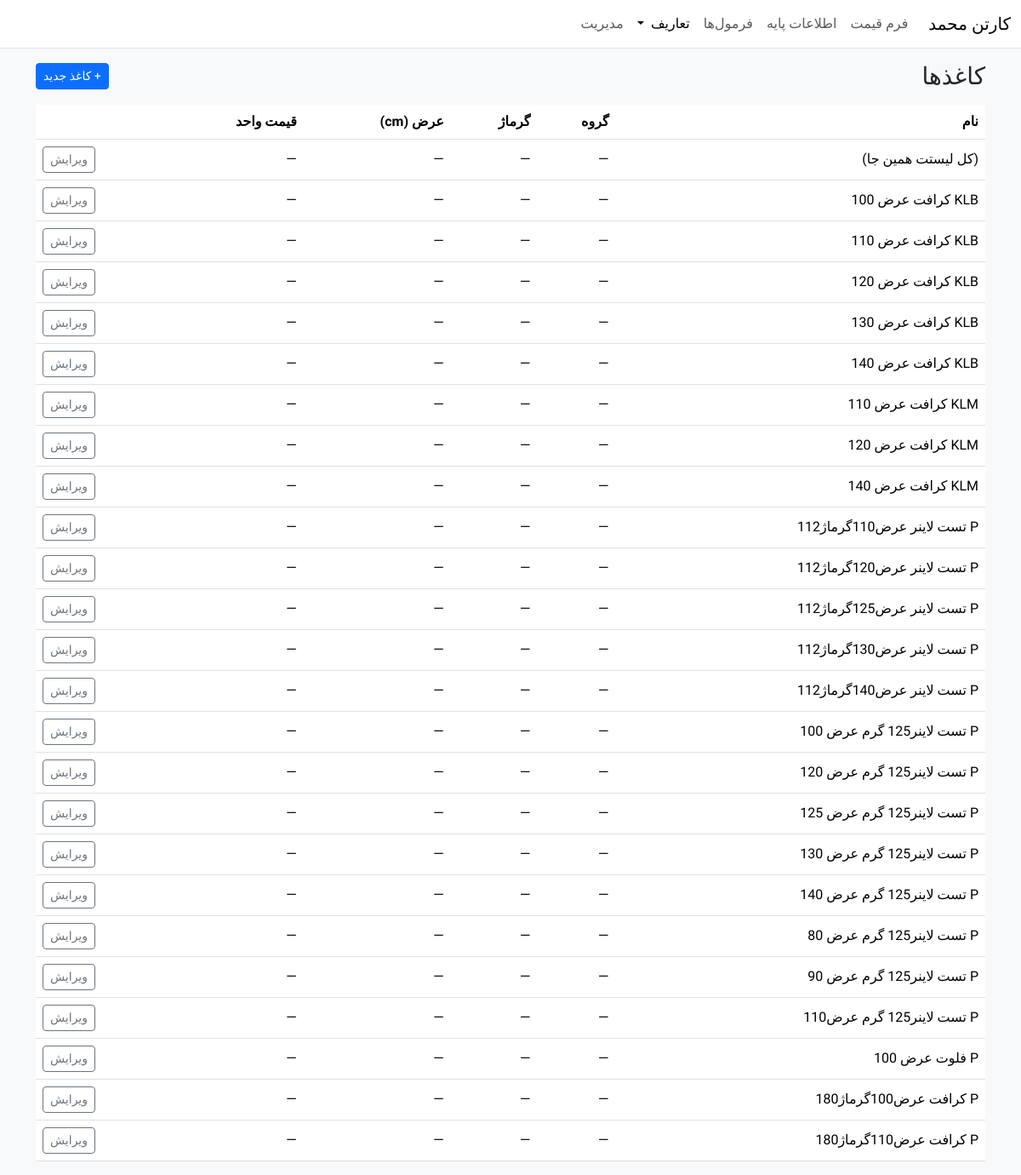
The page /papers/ on the database as committed earlier.
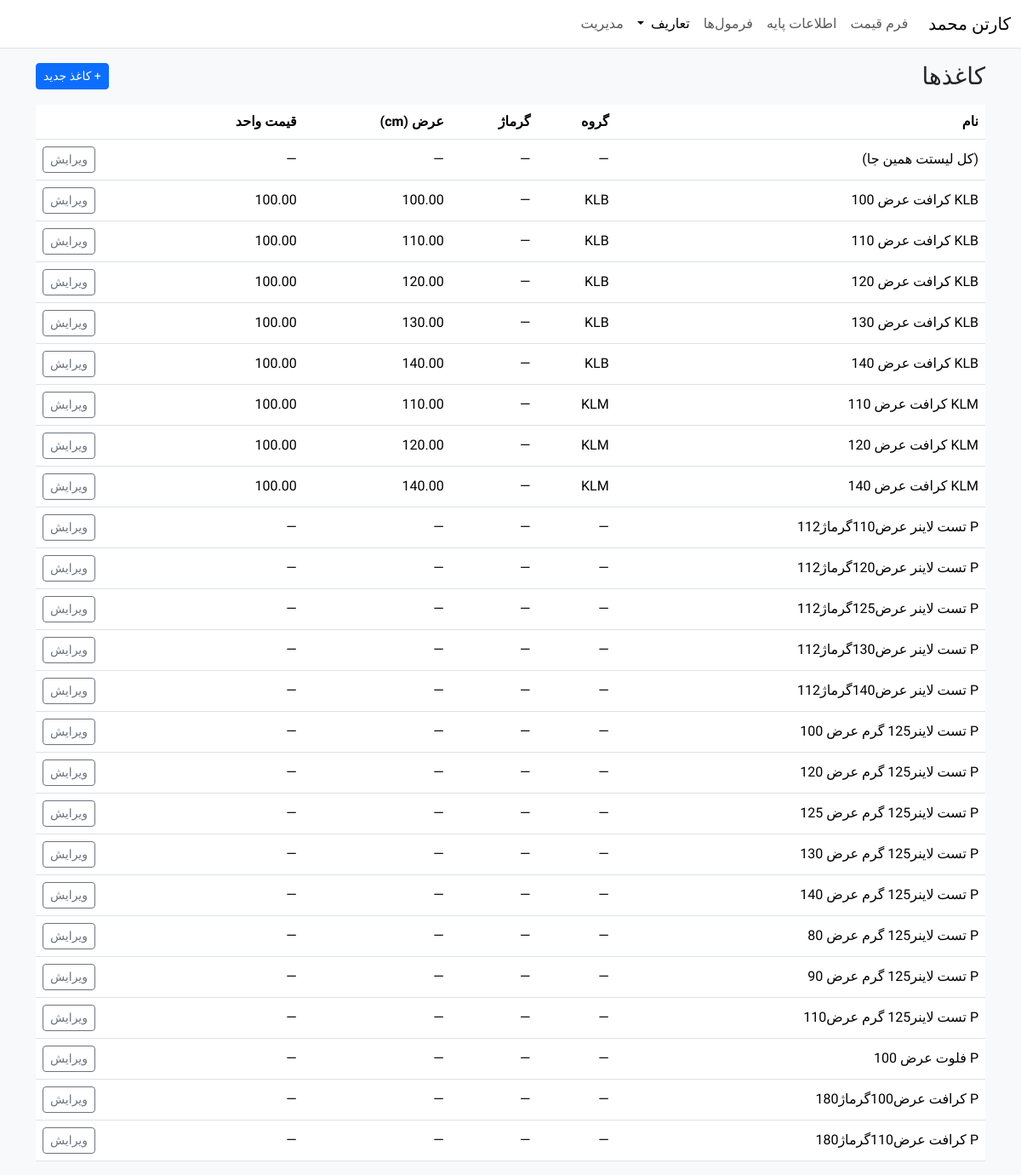
The same page on the database as committed later.
### carton_pricing/models.py (models this page shows, shortened)
class TimeStamped(models.Model):
    created_at = models.DateTimeField(auto_now_add=True, db_index=True)
    updated_at = models.DateTimeField(auto_now=True, db_index=True)
    class Meta:
        abstract = True

class Paper(TimeStamped):
    name_paper   = models.CharField("Name_Paper", max_length=120, unique=True)
    group        = models.ForeignKey(
        PaperGroup,
        verbose_name="گروه",
        related_name="papers",
        on_delete=models.PROTECT,   # یا SET_NULL اگر ترجیح می‌دهی
        null=True, blank=True,
    )
    grammage_gsm = models.PositiveIntegerField("گرماژ (gsm)", null=True, blank=True)
    width_cm     = models.DecimalField("عرض (cm)", max_digits=6, decimal_places=2, null=True, blank=True)
    unit_price   = models.DecimalField("قیمت واحد", max_digits=12, decimal_places=2, null=True, blank=True)
    unit_amount  = models.CharField("مقدار واحد", max_length=50, default="1 m²")
    class Meta:
        ordering = ("name_paper",)

class PaperGroup(TimeStamped):
    name = models.CharField("نام گروه", max_length=120, unique=True)
    class Meta:
        ordering = ("name",)
    def __str__(self): return self.name

### carton_pricing/views_papers.py (the view)
# urls.py: path("papers/",               PaperListView.as_view(), name="paper_list"),
class PaperListView(ListView):
    model = Paper
    template_name = "papers/paper_list.html"
    context_object_name = "papers"
    paginate_by = 25
    ordering = ("name_paper",)

### carton_pricing/templates/papers/paper_list.html (shortened to what this page needs)
{% extends "base.html" %}
{% block content %}
<div class="d-flex align-items-center mb-3">
  <h3 class="mb-0">کاغذها</h3>
  <a href="{% url 'carton_pricing:paper_create' %}" class="btn btn-primary btn-sm ms-auto">+ کاغذ جدید</a>
</div>
<table class="table table-hover align-middle">
  <thead>
    <tr>
      <th>نام</th>
      <th>گروه</th>
      <th>گرماژ</th>
      <th>عرض (cm)</th>
      <th>قیمت واحد</th>
      <th></th>
    </tr>
  </thead>
  <tbody>
    {% for p in papers %}
      <tr>
        <td>{{ p.name_paper }}</td>
        <td>{{ p.group|default:"—" }}</td>
        <td>{{ p.grammage_gsm|default:"—" }}</td>
        <td>{{ p.width_cm|default:"—" }}</td>
        <td>{{ p.unit_price|default:"—" }}</td>
        <td class="text-end">
          <a href="{% url 'carton_pricing:paper_update' p.pk %}" class="btn btn-sm btn-outline-secondary">ویرایش</a>
        </td>
      </tr>
    {% empty %}
      <tr><td colspan="6" class="text-center text-muted">چیزی ثبت نشده است.</td></tr>
    {% endfor %}
  </tbody>
</table>
{% endblock %}

### templates/base.html (shortened to what this page needs)
<!doctype html>
<html lang="fa" dir="rtl">
<head>
  <link href="https://cdn.jsdelivr.net/npm/bootstrap@5.3.3/dist/css/bootstrap.rtl.min.css" rel="stylesheet">
</head>
<body class="bg-light">
<nav class="navbar navbar-expand-lg bg-white border-bottom mb-3">
  <div class="container-fluid">
    <a class="navbar-brand" href="{% url 'carton_pricing:price_form' %}">کارتن محمد</a>
    {% with url_name=request.resolver_match.url_name|default:"" %}
    <div id="topNav" class="collapse navbar-collapse">
      <ul class="navbar-nav me-auto">
        <li class="nav-item">
          <a class="nav-link {% if url_name == 'price_form' %}active{% endif %}"
             href="{% url 'carton_pricing:price_form' %}">
            فرم قیمت
          </a>
        </li>
        <li class="nav-item">
          <a class="nav-link {% if url_name == 'base_settings' %}active{% endif %}"
             href="{% url 'carton_pricing:base_settings' %}">
            اطلاعات پایه
          </a>
        </li>
        <li class="nav-item">
          <a class="nav-link {% if url_name == 'formulas' or url_name == 'formula_list' %}active{% endif %}"
             href="{% url 'carton_pricing:formulas' %}">
            فرمول‌ها
          </a>
        </li>
        <li class="nav-item dropdown">
          <a class="nav-link dropdown-toggle {% if url_name in 'paper_list paper_create paper_update group_list group_add group_update group_delete' %}active{% endif %}"
             href="#" id="defsMenu" role="button" data-bs-toggle="dropdown" aria-expanded="false">
            تعاریف
          </a>
        </li>
        <li class="nav-item">
          <a class="nav-link" href="{% url 'admin:index' %}">مدیریت</a>
        </li>
      </ul>
    </div>
    {% endwith %}
  </div>
</nav>
<div class="container">
  {% block content %}{% endblock %}
</div>
{% block foot_vendor_js %}
<link rel="stylesheet" href="https://cdn.jsdelivr.net/npm/persian-datepicker@1.2.0/dist/css/persian-datepicker.css" />
{% endblock foot_vendor_js %}
</body>
</html>

### templates/base.html (style rules this page uses)
body { font-family: Vazirmatn, sans-serif; }

Rows that differ between the two databases and show on the page:
changed Paper "KLB کرافت عرض 100": group "—" → "KLB"; width_cm "—" → "100.00"; unit_price "—" → "100.00"
changed Paper "KLB کرافت عرض 110": group "—" → "KLB"; width_cm "—" → "110.00"; unit_price "—" → "100.00"
changed Paper "KLB کرافت عرض 120": group "—" → "KLB"; width_cm "—" → "120.00"; unit_price "—" → "100.00"
changed Paper "KLB کرافت عرض 130": group "—" → "KLB"; width_cm "—" → "130.00"; unit_price "—" → "100.00"
changed Paper "KLB کرافت عرض 140": group "—" → "KLB"; width_cm "—" → "140.00"; unit_price "—" → "100.00"
changed Paper "KLM کرافت عرض 110": group "—" → "KLM"; width_cm "—" → "110.00"; unit_price "—" → "100.00"
changed Paper "KLM کرافت عرض 120": group "—" → "KLM"; width_cm "—" → "120.00"; unit_price "—" → "100.00"
changed Paper "KLM کرافت عرض 140": group "—" → "KLM"; width_cm "—" → "140.00"; unit_price "—" → "100.00"
